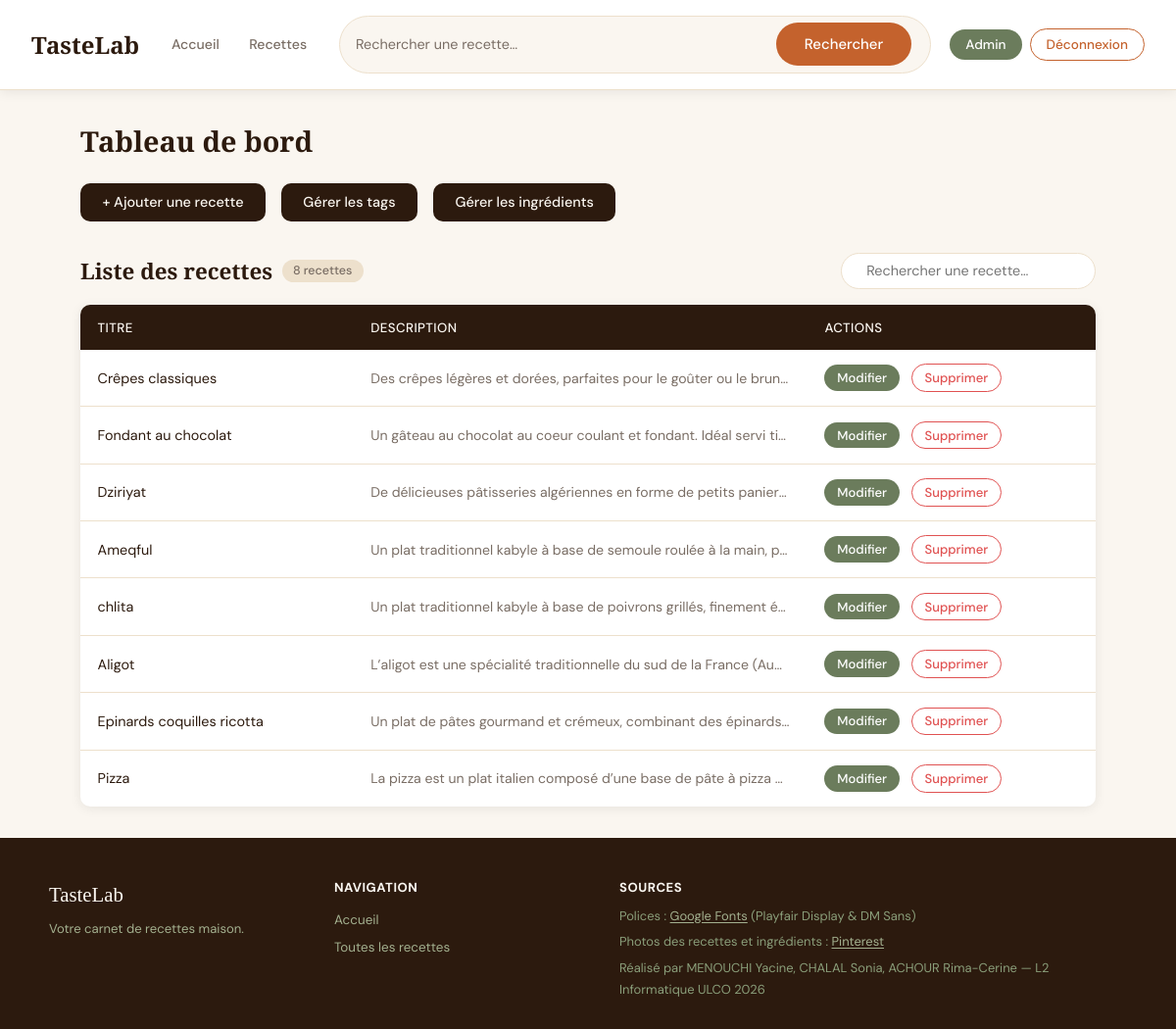
Before: /admin.php (signed in) with the older database file.
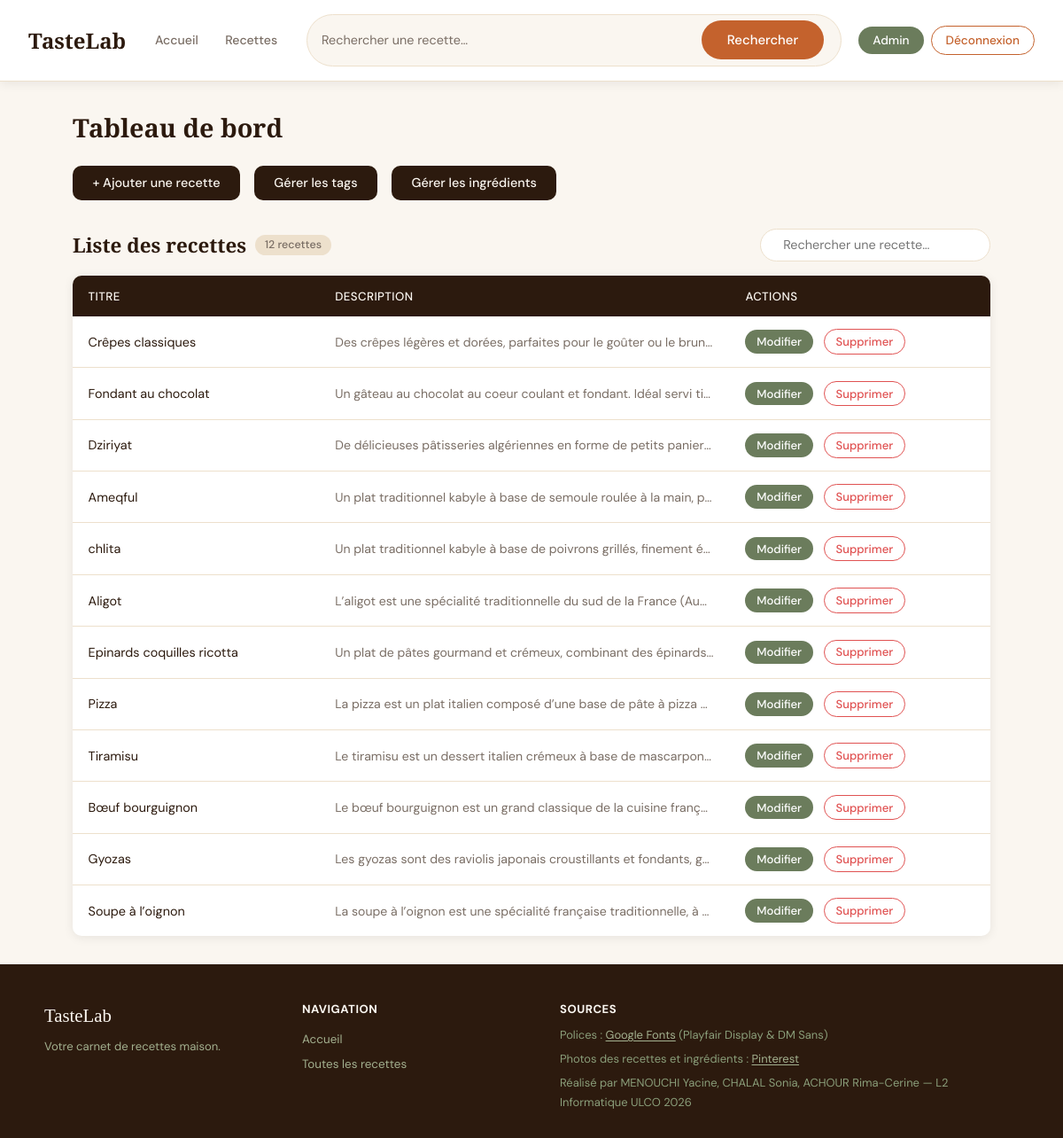
After: the same page with the newer database file.
### tables this page shows
CREATE TABLE `recettes` (
  `id` int(10) UNSIGNED NOT NULL,
  `titre` varchar(150) NOT NULL,
  `description` text NOT NULL,
  `photo` varchar(255) NOT NULL DEFAULT 'default_recette.jpg',
  `created_at` timestamp NOT NULL DEFAULT current_timestamp()
);

### classes/Recette.php (called while the page is built, shortened)
<?php
class Recette{
    private $pdo;
    public function __construct($pdo){
        $this->pdo=$pdo;
    }
    public function getAll(){
        $sql="SELECT * FROM recettes";
        $st=$this->pdo->prepare($sql);
        $st->execute();
        return $st->fetchAll(PDO::FETCH_OBJ);
    }
}

### admin.php (the view, shortened to what this page needs)
<?php
require_once("includes/db.php");
require_once("classes/Recette.php");
$pdo        = getPDO();
$recetteObj = new Recette($pdo);
$recettes   = $recetteObj->getAll();
?>
<?php require("includes/header.php"); ?>
<section class="admin-page">
    <h1>Tableau de bord</h1>
    <div class="admin-actions">
        <a href="admin/ajouter_recette.php" class="btn-admin">+ Ajouter une recette</a>
        <a href="admin/gerer_tags.php"       class="btn-admin">Gérer les tags</a>
        <a href="admin/gerer_ingredients.php" class="btn-admin">Gérer les ingrédients</a>
    </div>
    <div class="admin-table-header">
        <h2>Liste des recettes
            <span id="compteur-recettes" class="compteur-badge">
                <?= count($recettes) ?> recette<?= count($recettes) > 1 ? 's' : '' ?>
            </span>
        </h2>
        <div class="admin-search-wrap">
            <input
                type="text"
                id="recherche-recettes"
                placeholder="  Rechercher une recette…"
                autocomplete="off">
        </div>
    </div>
    <table class="admin-table" id="table-recettes">
        <thead>
            <tr>
                <th>Titre</th>
                <th>Description</th>
                <th>Actions</th>
            </tr>
        </thead>
        <tbody>
            <?php foreach($recettes as $recette): ?>
                <tr data-titre="<?= strtolower(htmlspecialchars($recette->titre)) ?>"
                    data-desc="<?= strtolower(htmlspecialchars($recette->description)) ?>">
                    <td><?= htmlspecialchars($recette->titre) ?></td>
                    <td style="color:var(--gris); font-size:0.88rem; max-width:340px;
                               overflow:hidden; text-overflow:ellipsis; white-space:nowrap;">
                        <?= htmlspecialchars($recette->description) ?>
                    </td>
                    <td>
                        <a href="admin/modifier_recette.php?id=<?= $recette->id ?>"
                           class="btn-modifier">Modifier</a>
                        <a href="admin/supprimer_recette.php?id=<?= $recette->id ?>"
                           class="btn-supprimer"
                           onclick="return confirm('Supprimer cette recette ?')">Supprimer</a>
                    </td>
                </tr>
            <?php endforeach; ?>
        </tbody>
    </table>
</section>
<?php require("includes/footer.php"); ?>

### includes/header.php (shortened to what this page needs)
<?php
$admin = isset($_SESSION['admin']) && $_SESSION['admin'] === true;
$base  = "/web/";
?>
<!DOCTYPE html>
<html lang="fr">
<head>
    <link rel="stylesheet" href="<?= $base ?>assets/css/style.css">
</head>
<body>
<div class="layout">
    <div class="main-wrapper" id="main-wrapper">
        <header class="site-header">
            <div class="site-brand">
                <a href="<?= $base ?>index.php" class="site-title">TasteLab</a>
            </div>
            <nav class="header-nav">
                <a href="<?= $base ?>index.php"
                   class="nav-link <?= (basename($_SERVER['PHP_SELF']) === 'index.php') ? 'active' : '' ?>">
                    Accueil
                </a>
                <a href="<?= $base ?>recettes.php"
                   class="nav-link <?= (basename($_SERVER['PHP_SELF']) === 'recettes.php') ? 'active' : '' ?>">
                    Recettes
                </a>
            </nav>
            <form action="<?= $base ?>recettes.php" method="GET" class="header-search">
                <input type="text"
                       name="titre"
                       placeholder="Rechercher une recette…"
                       value="<?= isset($_GET['titre']) ? htmlspecialchars($_GET['titre']) : '' ?>"
                       autocomplete="off">
                <button type="submit">Rechercher</button>
            </form>
            <div class="header-admin">
                <?php if ($admin): ?>
                    <a href="<?= $base ?>admin.php"  class="btn-admin">Admin</a>
                    <a href="<?= $base ?>logout.php" class="btn-logout">Déconnexion</a>
                <?php else: ?>
                    <a href="<?= $base ?>login.php"  class="btn-login">Connexion admin</a>
                <?php endif; ?>
            </div>
        </header>
        <main class="site-main">

### includes/footer.php
</main>
    </div>
</div>
<footer class="site-footer" id="site-footer">
    <div class="footer-inner">
        <div class="footer-brand">
            <span class="footer-logo">TasteLab</span>
            <p>Votre carnet de recettes maison.</p>
        </div>
        <div class="footer-nav">
            <strong>Navigation</strong>
            <a href="/web/index.php">Accueil</a>
            <a href="/web/recettes.php">Toutes les recettes </a>
        </div>
        <div class="footer-sources">
            <strong>Sources</strong>
            <p>
                Polices :
                <a href="https://fonts.google.com" target="_blank" rel="noopener">Google Fonts</a>
                (Playfair Display &amp; DM Sans)
            </p>
            <p>
                Photos des recettes et ingrédients :
                <a href="https://www.pinterest.fr" target="_blank" rel="noopener">Pinterest</a>
            </p>
            <p>
                Réalisé par MENOUCHI Yacine, CHALAL Sonia, ACHOUR Rima-Cerine —
                L2 Informatique ULCO <?= date('Y') ?>
            </p>
        </div>
    </div>
</footer>
</body>
</html>

Changed rows visible on the page:
added recettes: titre "Tiramisu", description "Le tiramisu est un dessert italien crémeux à base de mascarpon…"
added recettes: titre "Bœuf bourguignon", description "Le bœuf bourguignon est un grand classique de la cuisine franç…"
added recettes: titre "Gyozas", description "Les gyozas sont des raviolis japonais croustillants et fondants, g…"
added recettes: titre "Soupe à l’oignon", description "La soupe à l’oignon est une spécialité française traditionnelle, à…"
Other visible differences:
count($recettes): "8" → "12"
